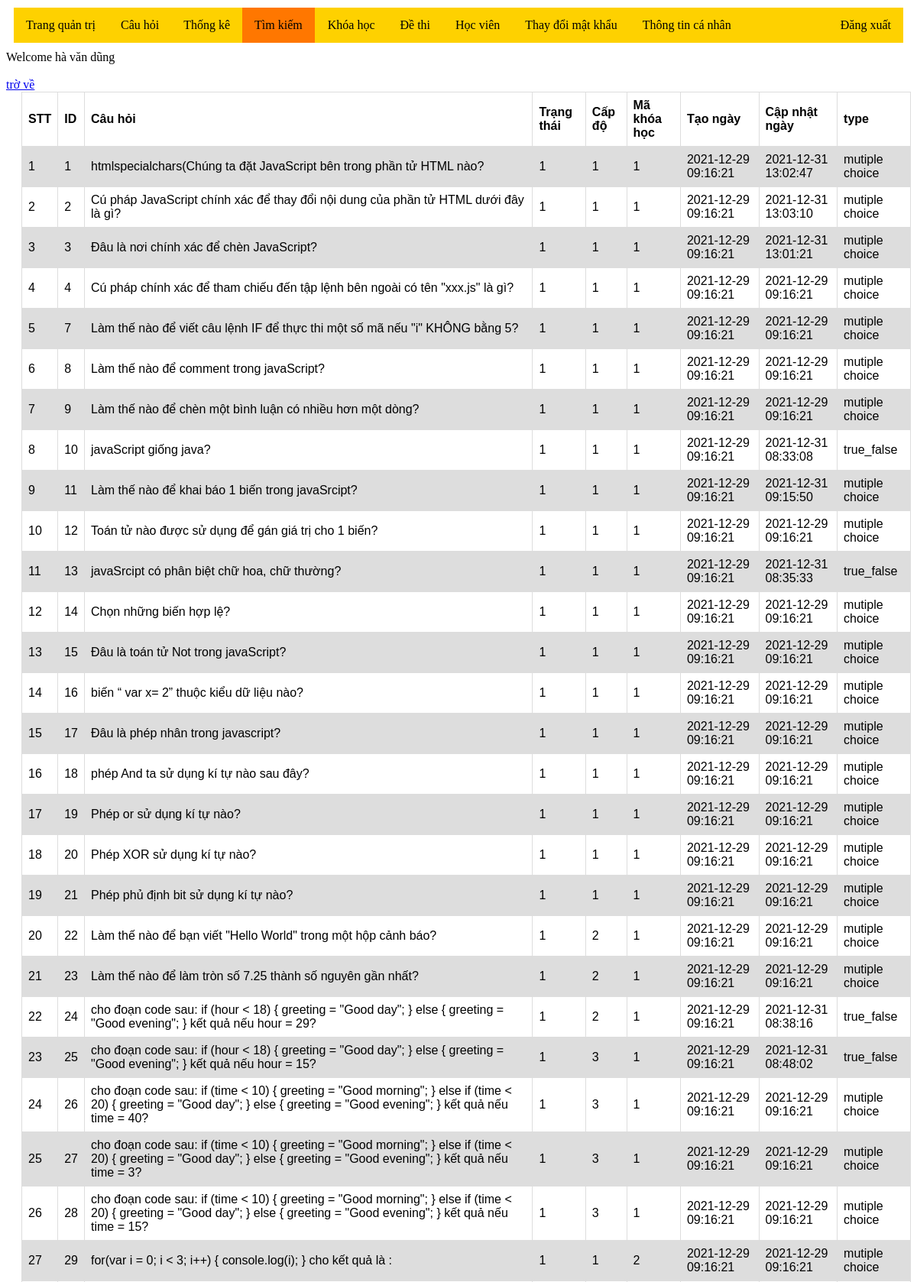
Page /timkiem_ch.php (signed in, upper part) on the committed database.
### tables this page shows
CREATE TABLE `questions` (
  `question_id` int(11) NOT NULL,
  `image_url` text DEFAULT NULL,
  `question` varchar(2000) DEFAULT NULL,
  `is_active` enum('0','1') DEFAULT NULL,
  `level` int(10) DEFAULT NULL,
  `coures_id` int(11) DEFAULT NULL,
  `create_day` timestamp NOT NULL DEFAULT current_timestamp(),
  `update_day` timestamp NOT NULL DEFAULT current_timestamp() ON UPDATE current_timestamp(),
  `type` varchar(100) DEFAULT NULL
);

### timkiem_ch.php (the view, shortened to what this page needs)
<?php include 'connect.php';
 session_start(); ?>
<!DOCTYPE html>
<html lang="en">
<head>
</head>
<body>
    <?php
    require 'header1.php';
    if (isset($_SESSION['user'])) {
        echo "Welcome " . $_SESSION['user'];
        echo "<br><br>";
    } else {
        header('location: Form_DN.php');
    }
    ?>
    <table>
        <tr>
            <th>STT</th>
            <th>ID</th>
            <th>Câu hỏi</th>
            <th>Trạng thái</th>
            <th>Cấp độ</th>
            <th>Mã khóa học</th>
            <th>Tạo ngày</th>
            <th>Cập nhật ngày</th>
            <th>type</th>
        </tr>
        <?php
        $stt=1;
        $ten=$_SESSION['daa'];
        $records =mysqli_query($conn, "SELECT * FROM questions where question like '%$ten%'");
    while ($data = mysqli_fetch_array($records)) {
    ?>
        <tr>
            <td><?php echo $stt;$stt++; ?></td>
            <td><?php echo $data[0]; ?></td>
            <td><?php echo $data[2]; ?></td>
            <td><?php echo $data[3]; ?></td>
            <td><?php echo $data[4]; ?></td>
            <td><?php echo $data[5]; ?></td>
            <td><?php echo $data[6]; ?></td>
            <td><?php echo $data[7]; ?></td>
            <td><?php echo $data[8]; ?></td>
        </tr>
    <?php
    }
    ?>
    <a href="timkiem.php"> trờ về </a>
    </table>
<?php   require 'footer.php'; ?>
</body>
</html>

### timkiem_ch.php (style rules this page uses)
table { font-family: arial, sans-serif; border-collapse: collapse; width: 100%; width: auto; height: auto; margin-left: 20px; }
td, th { border: 1px solid #dddddd; text-align: left; padding: 8px; }
tr:nth-child(even) { background-color: #dddddd; }

### rows in the picture
questions: question_id "1", question "htmlspecialchars(Chúng ta đặt JavaScript bên trong phần tử HTML nào?", is_active "1", level "1", coures "1", create_day "2021-12-29 09:16:21", update_day "2021-12-31 13:02:47", type "mutiple choice"
questions: question_id "2", question "Cú pháp JavaScript chính xác để thay đổi nội dung của phần tử HTML dưới đây là gì?", is_active "1", level "1", coures "1", create_day "2021-12-29 09:16:21", update_day "2021-12-31 13:03:10", type "mutiple choice"
questions: question_id "3", question "Đâu là nơi chính xác để chèn JavaScript?", is_active "1", level "1", coures "1", create_day "2021-12-29 09:16:21", update_day "2021-12-31 13:01:21", type "mutiple choice"
questions: question_id "4", question "Cú pháp chính xác để tham chiếu đến tập lệnh bên ngoài có tên \"xxx.js\" là gì?", is_active "1", level "1", coures "1", create_day "2021-12-29 09:16:21", update_day "2021-12-29 09:16:21", type "mutiple choice"
questions: question_id "7", question "Làm thế nào để viết câu lệnh IF để thực thi một số mã nếu \"i\" KHÔNG bằng 5?", is_active "1", level "1", coures "1", create_day "2021-12-29 09:16:21", update_day "2021-12-29 09:16:21", type "mutiple choice"
questions: question_id "8", question "Làm thế nào để comment trong javaScript?", is_active "1", level "1", coures "1", create_day "2021-12-29 09:16:21", update_day "2021-12-29 09:16:21", type "mutiple choice"
questions: question_id "9", question "Làm thế nào để chèn một bình luận có nhiều hơn một dòng?", is_active "1", level "1", coures "1", create_day "2021-12-29 09:16:21", update_day "2021-12-29 09:16:21", type "mutiple choice"
questions: question_id "10", question "javaScript giống java?", is_active "1", level "1", coures "1", create_day "2021-12-29 09:16:21", update_day "2021-12-31 08:33:08", type "true_false"
questions: question_id "11", question "Làm thế nào để khai báo 1 biến trong javaSrcipt?", is_active "1", level "1", coures "1", create_day "2021-12-29 09:16:21", update_day "2021-12-31 09:15:50", type "mutiple choice"
questions: question_id "12", question "Toán tử nào được sử dụng để gán giá trị cho 1 biến?", is_active "1", level "1", coures "1", create_day "2021-12-29 09:16:21", update_day "2021-12-29 09:16:21", type "mutiple choice"
questions: question_id "13", question "javaSrcipt có phân biệt chữ hoa, chữ thường?", is_active "1", level "1", coures "1", create_day "2021-12-29 09:16:21", update_day "2021-12-31 08:35:33", type "true_false"
questions: question_id "14", question "Chọn những biến hợp lệ?", is_active "1", level "1", coures "1", create_day "2021-12-29 09:16:21", update_day "2021-12-29 09:16:21", type "mutiple choice"
questions: question_id "15", question "Đâu là toán tử Not trong javaScript?", is_active "1", level "1", coures "1", create_day "2021-12-29 09:16:21", update_day "2021-12-29 09:16:21", type "mutiple choice"
questions: question_id "16", question "biến “ var x= 2” thuộc kiểu dữ liệu nào?", is_active "1", level "1", coures "1", create_day "2021-12-29 09:16:21", update_day "2021-12-29 09:16:21", type "mutiple choice"
questions: question_id "17", question "Đâu là phép nhân trong javascript?", is_active "1", level "1", coures "1", create_day "2021-12-29 09:16:21", update_day "2021-12-29 09:16:21", type "mutiple choice"
questions: question_id "18", question "phép And ta sử dụng kí tự nào sau đây?", is_active "1", level "1", coures "1", create_day "2021-12-29 09:16:21", update_day "2021-12-29 09:16:21", type "mutiple choice"
questions: question_id "19", question "Phép or sử dụng kí tự nào?", is_active "1", level "1", coures "1", create_day "2021-12-29 09:16:21", update_day "2021-12-29 09:16:21", type "mutiple choice"
questions: question_id "20", question "Phép XOR sử dụng kí tự nào?", is_active "1", level "1", coures "1", create_day "2021-12-29 09:16:21", update_day "2021-12-29 09:16:21", type "mutiple choice"
questions: question_id "21", question "Phép phủ định bit sử dụng kí tự nào?", is_active "1", level "1", coures "1", create_day "2021-12-29 09:16:21", update_day "2021-12-29 09:16:21", type "mutiple choice"
questions: question_id "22", question "Làm thế nào để bạn viết \"Hello World\" trong một hộp cảnh báo?", is_active "1", level "2", coures "1", create_day "2021-12-29 09:16:21", update_day "2021-12-29 09:16:21", type "mutiple choice"
questions: question_id "23", question "Làm thế nào để làm tròn số 7.25 thành số nguyên gần nhất?", is_active "1", level "2", coures "1", create_day "2021-12-29 09:16:21", update_day "2021-12-29 09:16:21", type "mutiple choice"
questions: question_id "24", question "cho đoạn code sau: if (hour < 18) { greeting = \"Good day\"; } else { greeting = \"Good evening\"; } kết quả nếu hour = 29?", is_active "1", level "2", coures "1", create_day "2021-12-29 09:16:21", update_day "2021-12-31 08:38:16", type "true_false"
questions: question_id "25", question "cho đoạn code sau: if (hour < 18) { greeting = \"Good day\"; } else { greeting = \"Good evening\"; } kết quả nếu hour = 15?", is_active "1", level "3", coures "1", create_day "2021-12-29 09:16:21", update_day "2021-12-31 08:48:02", type "true_false"
questions: question_id "26", question "cho đoạn code sau: if (time < 10) { greeting = \"Good morning\"; } else if (time < 20) { greeting = \"Good day\"; } else { greeting = \"Good evening\"; } kết quả nếu time = 40?", is_active "1", level "3", coures "1", create_day "2021-12-29 09:16:21", update_day "2021-12-29 09:16:21", type "mutiple choice"
questions: question_id "27", question "cho đoạn code sau: if (time < 10) { greeting = \"Good morning\"; } else if (time < 20) { greeting = \"Good day\"; } else { greeting = \"Good evening\"; } kết quả nếu time = 3?", is_active "1", level "3", coures "1", create_day "2021-12-29 09:16:21", update_day "2021-12-29 09:16:21", type "mutiple choice"
questions: question_id "28", question "cho đoạn code sau: if (time < 10) { greeting = \"Good morning\"; } else if (time < 20) { greeting = \"Good day\"; } else { greeting = \"Good evening\"; } kết quả nếu time = 15?", is_active "1", level "3", coures "1", create_day "2021-12-29 09:16:21", update_day "2021-12-29 09:16:21", type "mutiple choice"
questions: question_id "29", question "for(var i = 0; i < 3; i++) { console.log(i); } cho kết quả là :", is_active "1", level "1", coures "2", create_day "2021-12-29 09:16:21", update_day "2021-12-29 09:16:21", type "mutiple choice"

### other values in the picture
$_SESSION['user'] "hà văn dũng"
